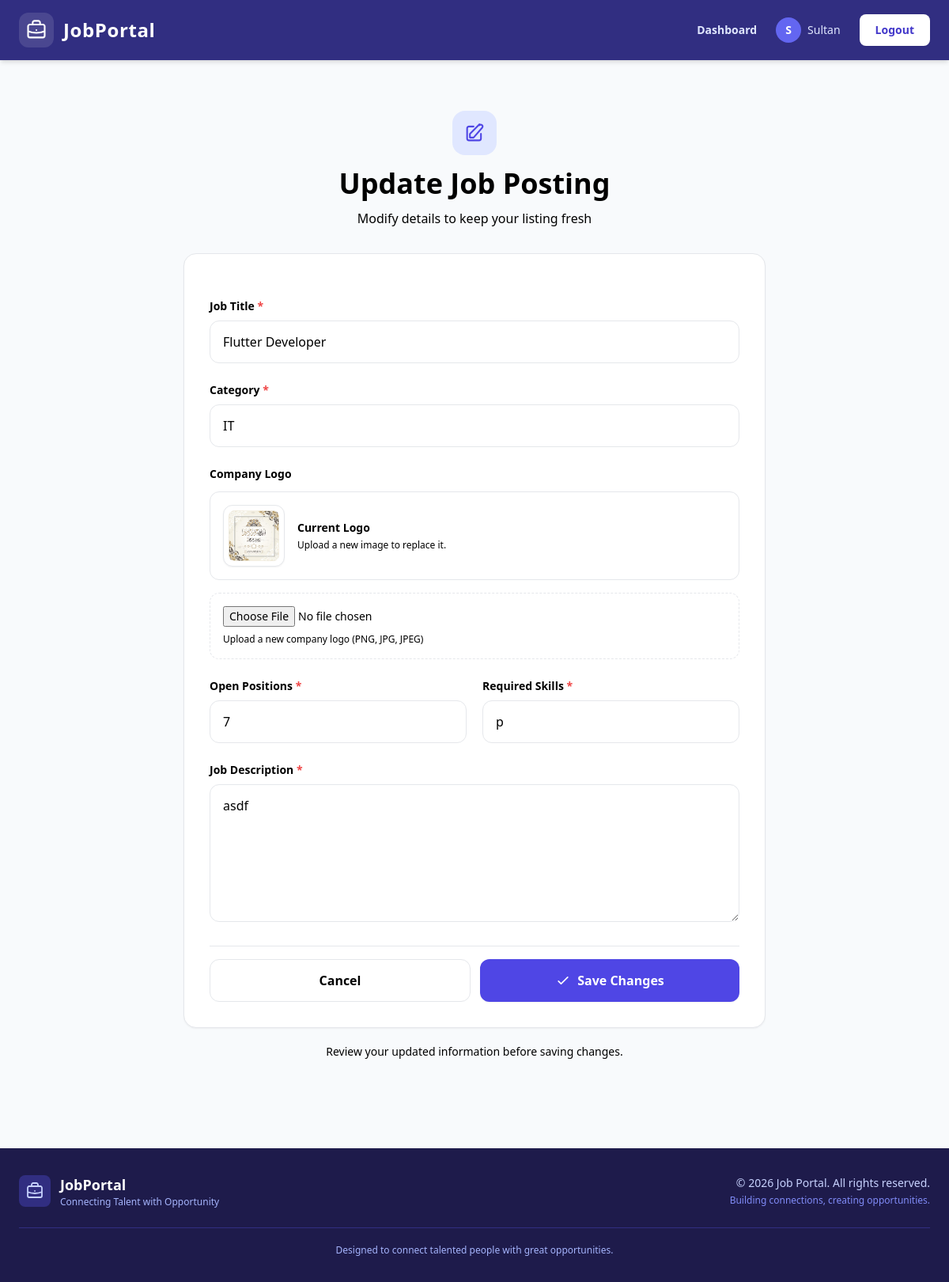
The app's page /jobs/9/edit/ (signed in) with its own data.
### accounts/models.py (models this page shows)
class User(AbstractUser):
    USER_TYPE=(('RECRUITER','Recruiter'),('JOBSEEKER','Jobseeker'))
    user_type=models.CharField(max_length=20,choices=USER_TYPE)

### jobs/models.py (models this page shows)
class Job(models.Model):
    recruiter=models.ForeignKey(User,on_delete=models.CASCADE)
    title=models.CharField(max_length=200)
    description=models.TextField()
    skills=models.TextField()
    openings=models.IntegerField()
    category=models.CharField(max_length=100, default='General')
    company_logo=models.ImageField(upload_to='company_logos/', null=True, blank=True)
    created_at=models.DateTimeField(auto_now_add=True)
    class Meta:
        ordering=['-created_at']

### jobs/views.py (the view, shortened to what this page needs)
# urls.py: path('<int:pk>/edit/',views.job_edit,name='job_edit'),
@login_required
def job_edit(request, pk):
    job = get_object_or_404(Job, pk=pk, recruiter=request.user)
    if request.user.user_type != 'RECRUITER':
        messages.error(request, 'Only recruiters can edit jobs.')
        return redirect('/')
    return render(request, 'jobs/edit.html', {'job': job})

### templates/jobs/edit.html (shortened to what this page needs)
{% extends "base.html" %}
{% block content %}
<div class="max-w-3xl mx-auto px-4 py-6">
    <div class="mb-8 text-center">
        <div class="inline-flex items-center justify-center w-14 h-14 bg-indigo-100 text-indigo-600 rounded-2xl mb-4">
            <svg xmlns="http://www.w3.org/2000/svg"
                class="h-7 w-7" fill="none"
                viewBox="0 0 24 24" stroke="currentColor"
                stroke-width="1.8">
                <path stroke-linecap="round" stroke-linejoin="round"
                    d="M11 5H6a2 2 0 00-2 2v11a2 2 0 002 2h11a2 2 0 002-2v-5m-1.586-9.414a2 2 0 112.828 2.828L11 17H7v-4l10.414-10.414z"/>
            </svg>
        </div>
        <h1 class="text-3xl md:text-4xl font-extrabold text-slate-800">
            Update Job Posting
        </h1>
        <p class="text-slate-500 mt-3">
            Modify details to keep your listing fresh
        </p>
    </div>
    <div class="bg-white border border-slate-200 rounded-2xl p-6 md:p-8 shadow-sm">
        <form method="post" enctype="multipart/form-data" class="space-y-6">
            <div>
                <label class="block text-sm font-semibold text-slate-700 mb-2">
                    Job Title <span class="text-red-500">*</span>
                </label>
                <input
                    type="text"
                    name="title"
                    required
                    value="{{ job.title }}"
                    class="w-full rounded-xl border border-slate-300 px-4 py-3.5 text-slate-700 bg-slate-50 placeholder-slate-400 focus:outline-none focus:ring-2 focus:ring-indigo-500 focus:border-indigo-500 focus:bg-white transition duration-200">
            </div>
            <div>
                <label class="block text-sm font-semibold text-slate-700 mb-2">
                    Category <span class="text-red-500">*</span>
                </label>
                <input
                    type="text"
                    name="category"
                    required
                    value="{{ job.category }}"
                    class="w-full rounded-xl border border-slate-300 px-4 py-3.5 text-slate-700 bg-slate-50 placeholder-slate-400 focus:outline-none focus:ring-2 focus:ring-indigo-500 focus:border-indigo-500 focus:bg-white transition duration-200">
            </div>
            <div>
                <label class="block text-sm font-semibold text-slate-700 mb-3">
                    Company Logo
                </label>
                {% if job.company_logo %}
                <div class="flex items-center gap-4 mb-4 p-4 bg-slate-50 rounded-xl border border-slate-200">
                    <div class="bg-white p-1.5 rounded-xl border border-slate-200 shadow-sm">
                        <img
                            src="{{ job.company_logo.url }}"
                            alt="Current Company Logo"
                            class="h-16 w-16 rounded-lg object-cover">
                    </div>
                    <div>
                        <p class="text-sm font-semibold text-slate-700">
                            Current Logo
                        </p>
                        <p class="text-xs text-slate-500 mt-1">
                            Upload a new image to replace it.
                        </p>
                    </div>
                </div>
                {% endif %}
                <div class="border border-slate-300 border-dashed rounded-xl p-4 bg-slate-50 hover:bg-slate-100 transition duration-200">
                    <input
                        type="file"
                        name="company_logo"
                        accept="image/*"
                        class="w-full text-sm text-slate-600 file:mr-4 file:py-2.5 file:px-4 file:rounded-lg file:border-0 file:text-sm file:font-semibold file:bg-indigo-100 file:text-indigo-700 hover:file:bg-indigo-200 file:cursor-pointer cursor-pointer">
                    <p class="text-xs text-slate-400 mt-2">
                        Upload a new company logo (PNG, JPG, JPEG)
                    </p>
                </div>
            </div>
            <div class="grid grid-cols-1 md:grid-cols-2 gap-5">
                <div>
                    <label class="block text-sm font-semibold text-slate-700 mb-2">
                        Open Positions <span class="text-red-500">*</span>
                    </label>
                    <input
                        type="number"
                        name="openings"
                        min="1"
                        required
                        value="{{ job.openings }}"
                        class="w-full rounded-xl border border-slate-300 px-4 py-3.5 text-slate-700 bg-slate-50 focus:outline-none focus:ring-2 focus:ring-indigo-500 focus:border-indigo-500 focus:bg-white transition duration-200">
                </div>
                <div>
                    <label class="block text-sm font-semibold text-slate-700 mb-2">
                        Required Skills <span class="text-red-500">*</span>
                    </label>
                    <input
                        type="text"
                        name="skills"
                        required
                        value="{{ job.skills }}"
                        class="w-full rounded-xl border border-slate-300 px-4 py-3.5 text-slate-700 bg-slate-50 placeholder-slate-400 focus:outline-none focus:ring-2 focus:ring-indigo-500 focus:border-indigo-500 focus:bg-white transition duration-200">
                </div>
            </div>
            <div>
                <label class="block text-sm font-semibold text-slate-700 mb-2">
                    Job Description <span class="text-red-500">*</span>
                </label>
                <textarea
                    name="description"
                    required
                    rows="6"
                    class="w-full rounded-xl border border-slate-300 px-4 py-3.5 text-slate-700 bg-slate-50 placeholder-slate-400 focus:outline-none focus:ring-2 focus:ring-indigo-500 focus:border-indigo-500 focus:bg-white transition duration-200 resize-y">{{ job.description }}</textarea>
            </div>
            <div class="flex flex-col-reverse sm:flex-row gap-3 pt-4 border-t border-slate-100">
                <a href="{% url 'dashboard' %}"
                    class="flex-1 inline-flex items-center justify-center px-6 py-3.5 rounded-xl border border-slate-300 text-slate-700 font-semibold hover:bg-slate-100 transition duration-200">
                    Cancel
                </a>
                <button
                    type="submit"
                    class="flex-1 inline-flex items-center justify-center gap-2 bg-indigo-600 text-white px-6 py-3.5 rounded-xl font-semibold hover:bg-indigo-700 active:bg-indigo-800 shadow-sm hover:shadow-md transition duration-200">
                    <svg xmlns="http://www.w3.org/2000/svg"
                        class="h-5 w-5" fill="none"
                        viewBox="0 0 24 24" stroke="currentColor"
                        stroke-width="2">
                        <path stroke-linecap="round" stroke-linejoin="round"
                            d="M5 13l4 4L19 7"/>
                    </svg>
                    Save Changes
                </button>
            </div>
        </form>
    </div>
    <p class="text-center text-sm text-slate-400 mt-5">
        Review your updated information before saving changes.
    </p>
</div>
{% endblock %}

### templates/base.html (shortened to what this page needs)
<!DOCTYPE html>
<html lang="en">
<head>
    <link href="https://cdn.jsdelivr.net/npm/tailwindcss@2.2.19/dist/tailwind.min.css" rel="stylesheet">
</head>
<body class="min-h-screen flex flex-col text-slate-800">
    <nav class="shadow-md sticky top-0 z-50">
        <div class="max-w-7xl mx-auto px-4 sm:px-6 py-4">
            <div class="flex justify-between items-center">
                <a href="/" class="flex items-center gap-3 group">
                    <div class="brand-icon p-2 rounded-xl">
                    </div>
                    <span class="text-2xl font-extrabold text-white tracking-wide">
                        JobPortal
                    </span>
                </a>
                <div class="desktop-menu flex items-center space-x-6 text-sm">
                    {% if user.is_authenticated %}
                        <a href="{% url 'dashboard' %}"
                            class="nav-link font-semibold">
                            Dashboard
                        </a>
                        <a href="/accounts/profile/"
                            class="nav-link font-medium flex items-center gap-2">
                            <span class="w-8 h-8 rounded-full bg-indigo-500 flex items-center justify-center text-white font-bold">
                                {{ user.first_name|default:user.username|slice:":1"|upper }}
                            </span>
                            {{ user.first_name|default:user.username }}
                        </a>
                        <a href="{% url 'logout' %}"
                            class="nav-button px-5 py-2.5 rounded-lg font-bold shadow-sm">
                            Logout
                        </a>
                    {% endif %}
                </div>
            </div>
        </div>
    </nav>
    <main class="max-w-7xl mx-auto w-full px-4 sm:px-6 py-8 md:py-10 flex-grow">
        {% block content %}
        {% endblock %}
    </main>
    <footer class="text-white mt-12">
        <div class="max-w-7xl mx-auto px-4 sm:px-6 py-8">
            <div class="flex flex-col md:flex-row justify-between items-center gap-5">
                <div class="flex items-center gap-3">
                    <div class="bg-indigo-900 p-2 rounded-lg">
                    </div>
                    <div>
                        <h3 class="text-lg font-bold">
                            JobPortal
                        </h3>
                        <p class="text-xs text-indigo-300">
                            Connecting Talent with Opportunity
                        </p>
                    </div>
                </div>
                <div class="text-center md:text-right">
                    <p class="text-sm text-indigo-200">
                        &copy; 2026 Job Portal. All rights reserved.
                    </p>
                    <p class="text-xs text-indigo-400 mt-1">
                        Building connections, creating opportunities.
                    </p>
                </div>
            </div>
            <div class="border-t border-indigo-900 mt-6 pt-5 text-center">
                <p class="text-xs text-indigo-300">
                    Designed to connect talented people with great opportunities.
                </p>
            </div>
        </div>
    </footer>
</body>
</html>

### templates/base.html (style rules this page uses)
body { font-family: 'Segoe UI', Tahoma, Geneva, Verdana, sans-serif; background-color: #f8fafc; }
nav { background-color: #312e81; }
.nav-link { color: #e0e7ff; transition: all 0.2s ease; }
.nav-button { background-color: #ffffff; color: #4338ca; transition: all 0.2s ease; }
.brand-icon { background-color: rgba(255, 255, 255, 0.12); }
footer { background-color: #1e1b4b; }

### records on screen
User: first_name "S", first_name "Sultan"
Job: title "Flutter Developer", category "IT", company_logo (picture), openings "7", skills "p", description "asdf"
